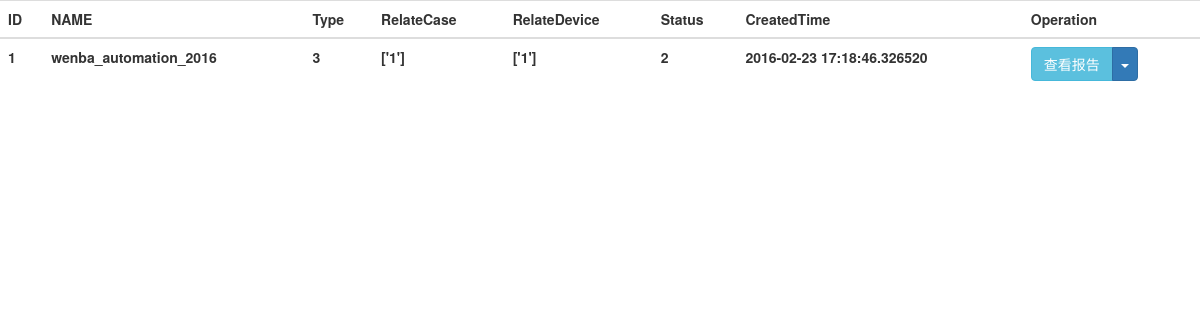
Page /jobs on the committed database.
### app/models.py (models this page shows, shortened)
class Testjob(db.Model):
	id = db.Column(db.Integer,primary_key=True)
	jobName = db.Column(db.String(64))
	jobType = db.Column(db.Integer)   # 0:兼容性  1:稳定性  2:功能性
	relateCases = db.Column(db.PickleType)
	relateDevices = db.Column(db.PickleType)
	testapk = db.Column(db.String(512))
	appPackage = db.Column(db.String(64))
	appActivity = db.Column(db.String(64))
	result = db.Column(db.Integer,default=0)
	reportID = db.Column(db.Integer,default=0)
	status = db.Column(db.Integer,default=0)
	createdtime = db.Column(db.DateTime,default=datetime.now)

### app/main/jobView.py (the view)
@main.route("/jobs")
def jobs():
	jobs = Testjob.query.all()
	return render_template("jobs.html",jobs=jobs[::-1])

### app/templates/jobs.html (shortened to what this page needs)
<!DOCTYPE html>
<html>
<head lang="en">
	<link rel="stylesheet" href="/static/bootstrap/css/bootstrap.min.css">
</head>
<body>
<table class="table">
	<thread>
		<tr>
			<th>ID</th>
			<th>NAME</th>
			<th>Type</th>
			<th>RelateCase</th>
			<th>RelateDevice</th>
			<th>Status</th>
			<th>CreatedTime</th>
			<th>Operation</th>
		</tr>
	</thread>
	<tbody>
	{% for job in jobs %}
		<tr>
			<th>{{ job.id }}</th>
			<th>{{ job.jobName }}</th>
			<th>{{ job.jobType }}</th>
			<th>{{ job.relateCases }}</th>
			<th>{{ job.relateDevices }}</th>
			<th>{{ job.status }}</th>
			<th>{{ job.createdtime }}</th>
			<th>
				<div class="btn-group">
					{% if job.status != 2 %}
						<button type="button" id="{{ job.id }}" class="btn btn-primary runbtn">运行</button>
						<a id="viewreport_{{ job.id }}" name="{{ job.id }}" class="btn btn-info viewreport" style="display:none">查看报告</a>
					{% else %}
						<a id="viewreport_{{ job.id }}" name="{{ job.id }}" class="btn btn-info viewreport">查看报告</a>
					{% endif %}
					<button type="button" class="btn btn-primary dropdown-toggle" data-toggle="dropdown" aria-haspopup="true" aria-expanded="false">
						<span class="caret"></span>
					</button>
				</div>
			</th>
		</tr>
	{% endfor %}
	</tbody>
</table>
</body>
</html>

### rows in the picture
Testjob: id "1", jobName "wenba_automation_2016", jobType "3", relateCases "['1']", relateDevices "['1']", status "2", createdtime "2016-02-23 17:18:46.326520"
